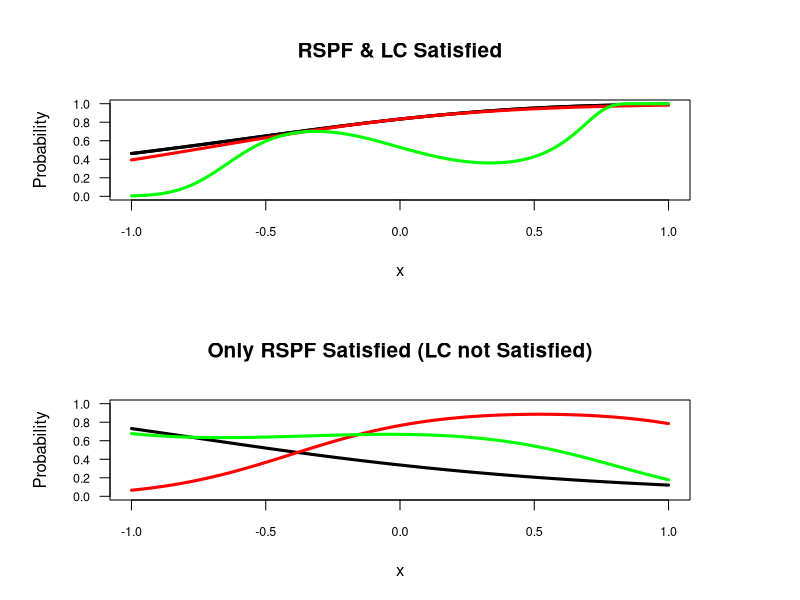

This figure's R source:
#This code is for plotting
#cloglog paramteric functions fitted with logistic functions
######################################################################################

#Define the interested range of x
x <- seq(-1, 1, by=0.01) # predictor for category 1 & 3

#Part 2 - Cloglog functions for Mis-specified models
pdf("fig-Clog.pdf", width=8, height=12)
xlim <- 1
op <- par(mfrow=c(2,1), tcl=-0.5, las=1, cex.main=1.25, cex.lab=1, cex.axis=0.75, mai=c(1,1.1,1,1.1))

#Category 1
plot(0, type="n", ylim=c(0,1), xlim=c(-xlim,xlim),
     xlab="x", ylab="Probability", main="RSPF & LC Satisfied")
for (i in 1:2)
  lines(x, binomial("cloglog")$linkinv(0.5855 + 1.064*x), col="black", lwd=3)
lines(x, binomial("cloglog")$linkinv(0.5855 + 1.064*x- 0.218*x^2), col="red", lwd=3)
lines(x, binomial("cloglog")$linkinv(-0.284 -2.298*x- 0.232*x^2 + 7.269*x^3), col="green", lwd=3)

#Category 2
plot(0, type="n", ylim=c(0,1), xlim=c(-xlim,xlim),
     xlab="x", ylab="Probability", main="Only RSPF Satisfied (LC not Satisfied)")
lines(x, binomial("cloglog")$linkinv(-0.886 - 1.16*x), col="black", lwd=3)
lines(x, binomial("cloglog")$linkinv(0.37 + 1.56*x - 1.5*x^2), col="red", lwd=3)
lines(x, binomial("cloglog")$linkinv(0.1 - 0.064*x - 0.85*x^2 - 0.81*x^3), col="green", lwd=3)

par(op)
dev.off()